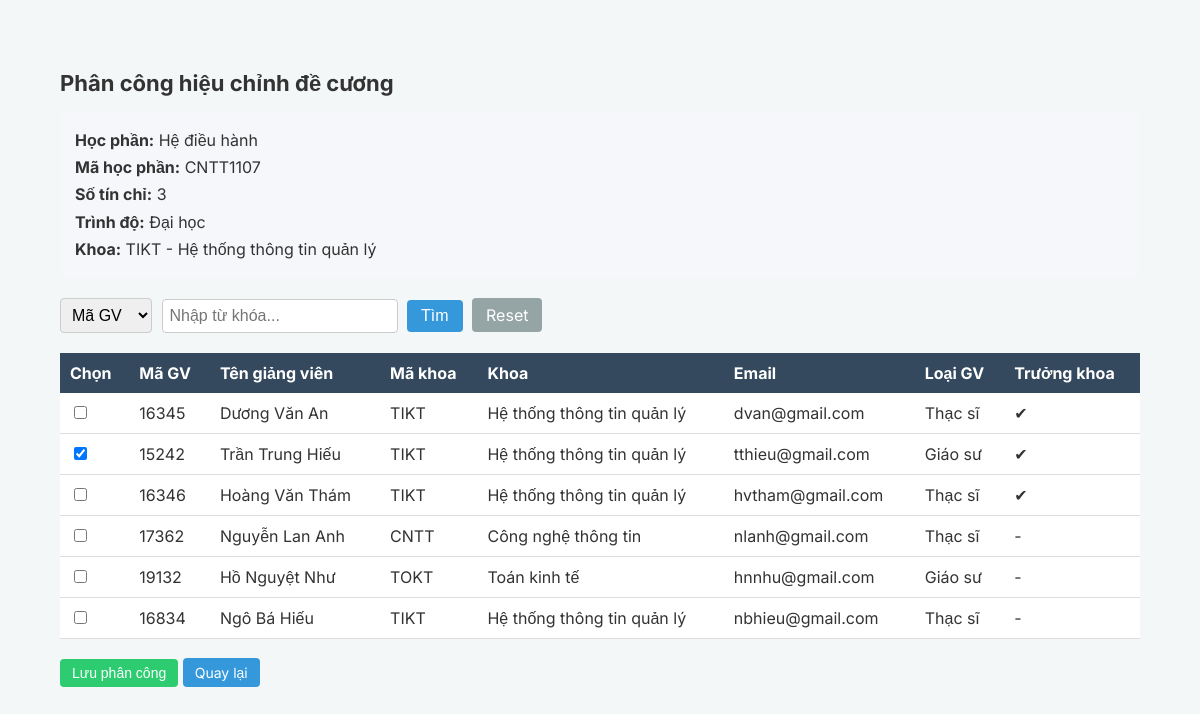
Screenshot of /adminKhoa_hocphan_authorize/CNTT1107 with the database file from the repository.
### tables this page shows
CREATE TABLE "HocPhan" (
	"MaHP"	CHAR(10) NOT NULL,
	"TenHP"	NVARCHAR(100) NOT NULL,
	"SoTC"	INTEGER,
	"TrinhDo"	NVARCHAR(20),
	"MaDV"	CHAR(4),
	PRIMARY KEY("MaHP"),
	FOREIGN KEY("MaDV") REFERENCES "DonVi"("MaDV")
);

CREATE TABLE "DonVi" (
	"MaDV"	CHAR(4),
	"TenDV"	NVARCHAR(100) NOT NULL,
	PRIMARY KEY("MaDV")
);

CREATE TABLE "CanBo" (
	"MaQL"	CHAR(5) NOT NULL,
	"SoHieu"	CHAR(20),
	"TenGV"	NVARCHAR(100) NOT NULL,
	"MaDV"	CHAR(4),
	"LoaiGV"	NVARCHAR(20),
	"Email"	NVARCHAR(100),
	"LaTruongKhoa"	INTEGER DEFAULT 0,
	PRIMARY KEY("MaQL"),
	FOREIGN KEY("MaDV") REFERENCES "DonVi"("MaDV")
);

### adminKhoa.py (the view)
@app.route("/adminKhoa_hocphan_authorize/<MaHP>")
def adminKhoa_hocphan_authorize(MaHP):
    keyword = request.args.get("keyword")
    type_search = request.args.get("type")
    conn = get_db()
    cursor = conn.cursor()
    cursor.execute("""
        SELECT HocPhan.*, DonVi.TenDV
        FROM HocPhan
        LEFT JOIN DonVi ON HocPhan.MaDV = DonVi.MaDV
        WHERE HocPhan.MaHP=?
    """,(MaHP,))
    hocphan = cursor.fetchone()
    query = """
    SELECT CanBo.MaQL,
           CanBo.TenGV,
           CanBo.MaDV,
           CanBo.Email,
           CanBo.LoaiGV,
           CanBo.LaTruongKhoa,
           DonVi.TenDV
    FROM CanBo
    LEFT JOIN DonVi ON CanBo.MaDV = DonVi.MaDV
    WHERE 1=1
    """
    params = []
    if keyword and type_search:
        if type_search == "TenDV":
            query += " AND DonVi.TenDV LIKE ?"
        else:
            query += f" AND CanBo.{type_search} LIKE ?"
        params.append("%" + keyword + "%")
    cursor.execute(query, params)
    dsCanBo = cursor.fetchall()
    cursor.execute("""
        SELECT MaGV
        FROM PhanCongHC
        WHERE MaHP=?
    """,(MaHP,))
    dsDaChon = [x["MaGV"] for x in cursor.fetchall()]
    conn.close()
    return render_template(
        "adminKhoa_hocphan_authorize.html",
        hocphan=hocphan,
        dsCanBo=dsCanBo,
        dsDaChon=dsDaChon,
        keyword=keyword,
        type_search=type_search
    )

### main.py (called while the page is built)
def get_db():
    conn = sqlite3.connect(DB)
    conn.row_factory = sqlite3.Row
    return conn

@app.before_request
def update_truong_khoa():
    if 'current_user' in session:
        user = session['current_user']
        if user["MaGV"] is not None:
            obj_CanBo = get_obj_CanBo(user["MaGV"])
            session['current_user']["LaTruongKhoa"] = obj_CanBo[6]
        else:
            session['current_user']["LaTruongKhoa"] = 0
        session.modified = True

### templates/adminKhoa_hocphan_authorize.html (shortened to what this page needs)
{% extends "base.html" %} {% block content %}
<div class="dashboard-container">
  <div class="dashboard-title">Phân công hiệu chỉnh đề cương</div>
  <div class="hocphan-info">
    <b>Học phần:</b> {{ hocphan.TenHP }} <br />
    <b>Mã học phần:</b> {{ hocphan.MaHP }} <br />
    <b>Số tín chỉ:</b> {{ hocphan.SoTC }} <br />
    <b>Trình độ:</b> {{ hocphan.TrinhDo }} <br />
    <b>Khoa:</b> {{ hocphan.MaDV }} - {{ hocphan.TenDV }}
  </div>
  <form
    method="GET"
    action="/adminKhoa_hocphan_authorize/{{ hocphan.MaHP }}"
    class="search-box"
  >
    <select name="type" class="search-select">
      <option value="MaQL" {% if type_search =="MaQL" %}selected{% endif %}>Mã GV</option>
    </select>
    <input
      type="text"
      name="keyword"
      placeholder="Nhập từ khóa..."
      class="search-input"
      value="{{ keyword or '' }}"
    />
    <button type="submit" class="btn-search">Tìm</button>
    <a href="/adminKhoa_hocphan_authorize/{{ hocphan.MaHP }}" class="btn-reset">
      Reset
    </a>
  </form>
  <form method="POST" action="/adminKhoa_hocphan_authorize_save">
    <table class="dashboard-table">
      <thead>
        <tr>
          <th>Chọn</th>
          <th>Mã GV</th>
          <th>Tên giảng viên</th>
          <th>Mã khoa</th>
          <th>Khoa</th>
          <th>Email</th>
          <th>Loại GV</th>
          <th>Trưởng khoa</th>
        </tr>
      </thead>
      <tbody>
        {% for gv in dsCanBo %}
        <tr>
          <td>
            <input
              type="checkbox"
              name="MaGV[]"
              value="{{ gv.MaQL }}"
              {%
              if
              gv.MaQL
              in
              dsDaChon
              %}checked{%
              endif
              %}
            />
          </td>
          <td>{{ gv.MaQL }}</td>
          <td>{{ gv.TenGV }}</td>
          <td>{{ gv.MaDV }}</td>
          <td>{{ gv.TenDV }}</td>
          <td>{{ gv.Email }}</td>
          <td>{{ gv.LoaiGV }}</td>
          <td>{% if gv.LaTruongKhoa == 1 %} ✔ {% else %} - {% endif %}</td>
        </tr>
        {% endfor %}
      </tbody>
    </table>
    <br />
    <button type="submit" class="btn-action btn-save">Lưu phân công</button>
    <a class="btn-action btn-edit" href="/adminKhoa_hocphan_dashboard">
      Quay lại
    </a>
  </form>
</div>
{% endblock %}

### static/styles_topmenu.css (style rules this page uses)
body { margin:0; font-family:Arial; }

### static/styles_admin.css (style rules this page uses)
.btn-save { padding: 6px 14px; background: #3498db; color: white; border: none; border-radius: 4px; cursor: pointer; }
.search-box { margin-bottom: 20px; }
.search-box input { font-size: 16px; padding: 7px; border: 1px solid #ccc; border-radius: 4px; width: 220px; margin-right: 5px; }
.search-box .btn-reset { font-size: 16px; padding: 7px 14px; background: #95a5a6; color: white; text-decoration: none; border-radius: 4px; margin-left: 5px; }

### static/styles_khoa.css (style rules this page uses)
.dashboard-container { width: 90%; margin: auto; margin-top: 30px; }
.dashboard-title { font-size: 22px; font-weight: bold; margin-bottom: 15px; }
.dashboard-table { width: 100%; border-collapse: collapse; background: white; }
.dashboard-table th { background: #34495e; color: white; padding: 10px; text-align: left; }
.dashboard-table td { padding: 10px; border-bottom: 1px solid #ddd; }
.btn-action { padding: 6px 12px; border-radius: 4px; text-decoration: none; color: white; font-size: 14px; }
.btn-edit { background: #3498db; }
.btn-save { background: #2ecc71; }
.hocphan-info { background: #f5f7fa; padding: 15px; border-radius: 6px; margin-bottom: 20px; line-height: 1.7; }
.search-box { margin-bottom: 20px; }
.search-select { font-size: 16px; padding: 7px; border: 1px solid #ccc; border-radius: 4px; margin-right: 5px; }
.search-input { font-size: 16px; padding: 7px; border: 1px solid #ccc; border-radius: 4px; width: 220px; margin-right: 5px; }
.btn-search { font-size: 16px; padding: 7px 14px; background: #3498db; color: white; border: none; border-radius: 4px; cursor: pointer; }
.btn-reset { font-size: 16px; padding: 7px 14px; background: #95a5a6; color: white; text-decoration: none; border-radius: 4px; margin-left: 5px; }

### static/styles_home.css (style rules this page uses)
body { background-color: #f4f7f8; font-family: 'Inter', sans-serif; color: #333; }
.dashboard-container { max-width: 1100px; margin: 50px auto; padding: 20px; }

### rows the page displays
HocPhan: TenHP "Hệ điều hành", MaHP "CNTT1107", SoTC "3", TrinhDo "Đại học", MaDV "TIKT"
DonVi: TenDV "Hệ thống thông tin quản lý"
CanBo: MaQL "16345", TenGV "Dương Văn An", MaDV "TIKT", TenDV "Hệ thống thông tin quản lý", Email "dvan@gmail.com", LoaiGV "Thạc sĩ"
CanBo: MaQL "☑", MaQL "15242", TenGV "Trần Trung Hiếu", MaDV "TIKT", TenDV "Hệ thống thông tin quản lý", Email "tthieu@gmail.com", LoaiGV "Giáo sư"
CanBo: MaQL "16346", TenGV "Hoàng Văn Thám", MaDV "TIKT", TenDV "Hệ thống thông tin quản lý", Email "hvtham@gmail.com", LoaiGV "Thạc sĩ"
CanBo: MaQL "17362", TenGV "Nguyễn Lan Anh", MaDV "CNTT", TenDV "Công nghệ thông tin", Email "nlanh@gmail.com", LoaiGV "Thạc sĩ"
CanBo: MaQL "19132", TenGV "Hồ Nguyệt Như", MaDV "TOKT", TenDV "Toán kinh tế", Email "hnnhu@gmail.com", LoaiGV "Giáo sư"
CanBo: MaQL "16834", TenGV "Ngô Bá Hiếu", MaDV "TIKT", TenDV "Hệ thống thông tin quản lý", Email "nbhieu@gmail.com", LoaiGV "Thạc sĩ"
